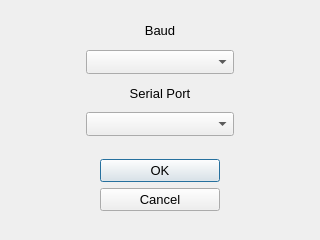
<?xml version="1.0" encoding="UTF-8"?>
<ui version="4.0">
 <class>confWindow</class>
 <widget class="QDialog" name="confWindow">
  <property name="geometry">
   <rect>
    <x>0</x>
    <y>0</y>
    <width>320</width>
    <height>240</height>
   </rect>
  </property>
  <property name="font">
   <font>
    <pointsize>10</pointsize>
   </font>
  </property>
  <property name="windowTitle">
   <string>Configurations Window</string>
  </property>
  <widget class="QDialogButtonBox" name="buttonBox">
   <property name="geometry">
    <rect>
     <x>100</x>
     <y>159</y>
     <width>120</width>
     <height>71</height>
    </rect>
   </property>
   <property name="font">
    <font>
     <pointsize>10</pointsize>
    </font>
   </property>
   <property name="orientation">
    <enum>Qt::Vertical</enum>
   </property>
   <property name="standardButtons">
    <set>QDialogButtonBox::Cancel|QDialogButtonBox::Ok</set>
   </property>
  </widget>
  <widget class="QFrame" name="verticalFrame">
   <property name="geometry">
    <rect>
     <x>80</x>
     <y>11</y>
     <width>160</width>
     <height>131</height>
    </rect>
   </property>
   <layout class="QVBoxLayout" name="verticalLayout">
    <property name="leftMargin">
     <number>6</number>
    </property>
    <property name="topMargin">
     <number>6</number>
    </property>
    <property name="rightMargin">
     <number>6</number>
    </property>
    <property name="bottomMargin">
     <number>6</number>
    </property>
    <item>
     <widget class="QLabel" name="label">
      <property name="font">
       <font>
        <pointsize>10</pointsize>
       </font>
      </property>
      <property name="text">
       <string>Baud</string>
      </property>
      <property name="alignment">
       <set>Qt::AlignCenter</set>
      </property>
     </widget>
    </item>
    <item>
     <widget class="QComboBox" name="baudParameter">
      <property name="font">
       <font>
        <pointsize>10</pointsize>
       </font>
      </property>
      <property name="autoFillBackground">
       <bool>true</bool>
      </property>
      <property name="sizeAdjustPolicy">
       <enum>QComboBox::AdjustToMinimumContentsLengthWithIcon</enum>
      </property>
     </widget>
    </item>
    <item>
     <widget class="QLabel" name="label_2">
      <property name="font">
       <font>
        <pointsize>10</pointsize>
       </font>
      </property>
      <property name="text">
       <string>Serial Port</string>
      </property>
      <property name="alignment">
       <set>Qt::AlignCenter</set>
      </property>
     </widget>
    </item>
    <item>
     <widget class="QComboBox" name="portParameter">
      <property name="font">
       <font>
        <pointsize>10</pointsize>
       </font>
      </property>
      <property name="autoFillBackground">
       <bool>true</bool>
      </property>
      <property name="sizeAdjustPolicy">
       <enum>QComboBox::AdjustToMinimumContentsLengthWithIcon</enum>
      </property>
     </widget>
    </item>
   </layout>
  </widget>
 </widget>
 <resources/>
 <connections>
  <connection>
   <sender>buttonBox</sender>
   <signal>accepted()</signal>
   <receiver>confWindow</receiver>
   <slot>accept()</slot>
   <hints>
    <hint type="sourcelabel">
     <x>248</x>
     <y>254</y>
    </hint>
    <hint type="destinationlabel">
     <x>157</x>
     <y>274</y>
    </hint>
   </hints>
  </connection>
  <connection>
   <sender>buttonBox</sender>
   <signal>rejected()</signal>
   <receiver>confWindow</receiver>
   <slot>reject()</slot>
   <hints>
    <hint type="sourcelabel">
     <x>316</x>
     <y>260</y>
    </hint>
    <hint type="destinationlabel">
     <x>286</x>
     <y>274</y>
    </hint>
   </hints>
  </connection>
 </connections>
</ui>
